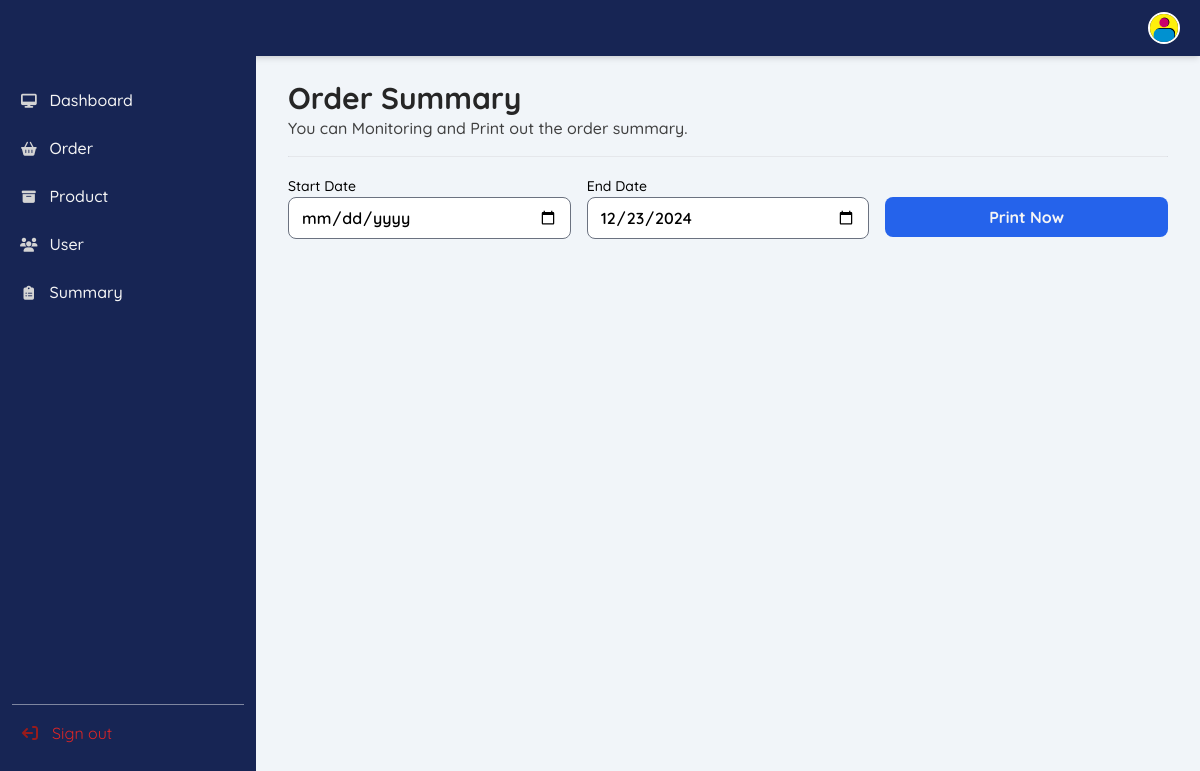
/summary.php (signed in), run on the app's committed database.
### tables this page shows
CREATE TABLE `menu` (
  `menu_id` int(11) NOT NULL,
  `menu_title` varchar(20) NOT NULL,
  `menu_url` varchar(100) NOT NULL,
  `menu_icon` varchar(255) NOT NULL,
  `menu_access` varchar(100) NOT NULL
);

### _navside.php (the view, shortened to what this page needs)
<nav class="fixed top-0 z-30 w-full bg-blue-950 shadow-md">
  <div class="px-3 py-3 lg:px-5 lg:pl-3">
    <div class="flex items-center justify-between">
      <div class="flex items-center justify-start rtl:justify-end">
        <a href="dashboard.php" class="flex ms-2 md:me-24">
          <p class="text-neutral-100 font-regular invisible md:visible">PRINT<span class="font-bold">MAX</span></p>
        </a>
      </div>
      <div class="flex items-center">
        <div class="flex items-center ms-3">
          <div>
            <button type="button" class="flex text-sm bg-gray-800 rounded-full focus:ring-4 focus:ring-gray-300" aria-expanded="false" data-dropdown-toggle="dropdown-user">
              <img class="w-8 h-8 rounded-full border-white border-2" src="assets/img/system/avatar.png" alt="user photo">
            </button>
          </div>
        </div>
      </div>
    </div>
  </div>
</nav>
<aside id="logo-sidebar" class="fixed top-0 left-0 z-40 w-64 h-screen pt-20 transition-transform -translate-x-full bg-blue-950 sm:translate-x-0" aria-label="Sidebar">
  <div class="h-full px-3 pb-4 overflow-y-auto bg-blue-950">
    <ul class="space-y-2 font-regular">
      <?php
      include_once 'conn.php';
      $role_id = $_SESSION['role_id'];
      $query = mysqli_query($con, "SELECT * FROM menu WHERE menu_access LIKE '%$role_id%'");
      while ($menus = mysqli_fetch_array($query)) {
      ?>
        <li class="hover:bg-neutral-950 rounded-lg hover:opacity-50">
          <a href="<?= $menus['menu_url']; ?>" class="flex items-center p-2 text-neutral-100 rounded-lg font-medium">
            <i class="fa <?= $menus['menu_icon']; ?> fa-sm fa-fw text-neutral-300"></i>
            <span class="ms-3 ml-2"><?= $menus['menu_title']; ?></span>
          </a>
        </li>
      <?php } ?>
      <li class="pt-96">
        <hr class="opacity-50">
      </li>
      <li class="hover:bg-neutral-950 rounded-lg hover:opacity-50">
        <a href="signout.php" class="flex items-center p-2 text-red-600 rounded-lg">
          <i class="fa fa-sign-out fa-rotate-180 fa-md fa-fw text-red-800"></i>
          <span class="ms-3 ml-2">Sign out</span>
        </a>
      </li>
    </ul>
  </div>
</aside>

### assets/css/custom.css (style rules this page uses)
body { font-family: "Quicksand", sans-serif; font-optical-sizing: auto; }

### data on the page
menu: menu_title "Dashboard"
menu: menu_title "Order"
menu: menu_title "Product"
menu: menu_title "User"
menu: menu_title "Summary"
